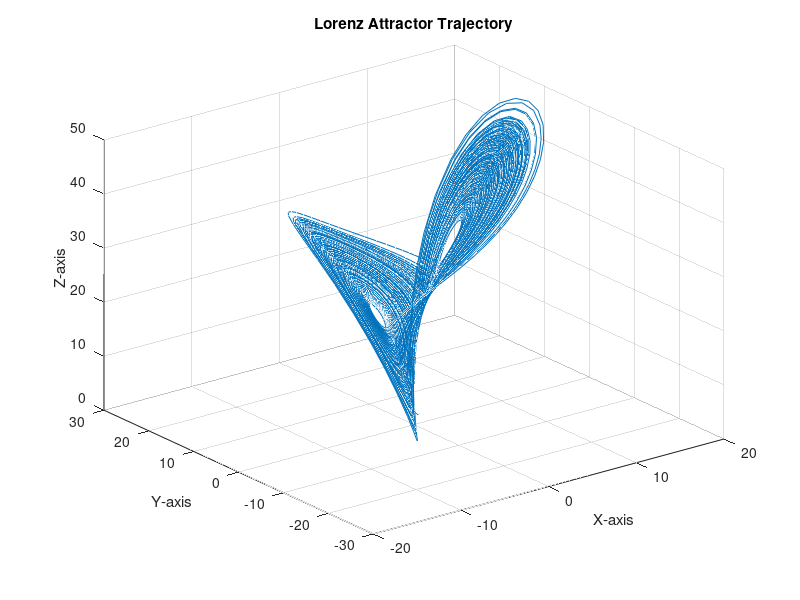
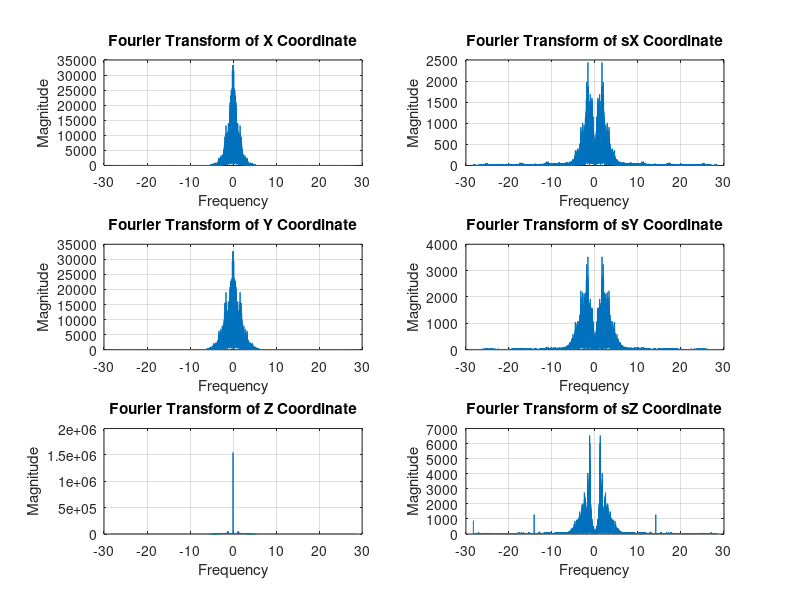

Reproduce these figures in MATLAB, in order.
%% Sound parameters
Fs = 44800;
sound_time = 2.5;
dr = 0.01;

%%
function trajectory = lorenz_attractor(start_point, end_time, sigma, beta, rho)
    % Define the Lorenz system of equations
    lorenz_eq = @(t, y) [sigma * (y(2) - y(1)); 
                         y(1) * (rho - y(3)) - y(2); 
                         y(1) * y(2) - beta * y(3)];
    
    % Set the time span for the simulation
    tspan = [0, end_time];
    
    % Use ode45 to solve the system of equations
    [t, y] = ode45(lorenz_eq, tspan, start_point);
    
    % Return the trajectory
    trajectory = struct('time', t, 'states', y);
end

% Define parameters for the Lorenz attractor
start_point = [1; 1; 1]; % Initial conditions
end_time = Fs * sound_time * dr;            % End time for the simulation
sigma = 10;              % Standard deviation parameter
beta = 8/3;              % Beta parameter
rho = 28;                % Rho parameter

% Call the lorenz_attractor function
trajectory = lorenz_attractor(start_point, end_time, sigma, beta, rho);

% Plot the obtained trajectory
figure;
plot3(trajectory.states(:,1), trajectory.states(:,2), trajectory.states(:,3));
xlabel('X-axis');
ylabel('Y-axis');
zlabel('Z-axis');
title('Lorenz Attractor Trajectory');
grid on;

%% Frequency analysis
d_trajectory = struct('time', trajectory.time(2:end), 'states', diff(trajectory.states));

% Compute the Fourier transforms of the absolute values of the trajectory coordinates
f_x = fftshift(abs(fft(trajectory.states(:,1))));
f_y = fftshift(abs(fft(trajectory.states(:,2))));
f_z = fftshift(abs(fft(trajectory.states(:,3))));

f_dx = fftshift(abs(fft(d_trajectory.states(:,1))));
f_dy = fftshift(abs(fft(d_trajectory.states(:,2))));
f_dz = fftshift(abs(fft(d_trajectory.states(:,3))));

% Define frequency axis
n = length(trajectory.states(:,1));
f = (-n/2:n/2-1)*(1/end_time); % Frequency vector
n_d = length(d_trajectory.states(:,1));
f_d = (-n_d/2:n_d/2-1)*(1/end_time); % Frequency vector

% Plot the Fourier transforms
figure;
subplot(3,2,1);
plot(f, f_x);
xlabel('Frequency');
ylabel('Magnitude');
title('Fourier Transform of X Coordinate');
grid on;

subplot(3,2,2);
plot(f_d, f_dx);
xlabel('Frequency');
ylabel('Magnitude');
title('Fourier Transform of sX Coordinate');
grid on;

subplot(3,2,3);
plot(f, f_y);
xlabel('Frequency');
ylabel('Magnitude');
title('Fourier Transform of Y Coordinate');
grid on;

subplot(3,2,4);
plot(f_d, f_dy);
xlabel('Frequency');
ylabel('Magnitude');
title('Fourier Transform of sY Coordinate');
grid on;

subplot(3,2,5);
plot(f, f_z);
xlabel('Frequency');
ylabel('Magnitude');
title('Fourier Transform of Z Coordinate');
grid on;

subplot(3,2,6);
plot(f_d, f_dz);
xlabel('Frequency');
ylabel('Magnitude');
title('Fourier Transform of sZ Coordinate');
grid on;

%% Resample for sound
d_trajectory.realtime = 0:1/Fs:sound_time;
d_trajectory.resampled = spline(d_trajectory.time, d_trajectory.states(:,2), d_trajectory.realtime / sound_time * end_time);

trajectory.realtime = 0:1/Fs:sound_time;
trajectory.resampled = spline(trajectory.time, trajectory.states(:,2), trajectory.realtime / sound_time * end_time);

%% Play sound
soundsc(trajectory.resampled, Fs);